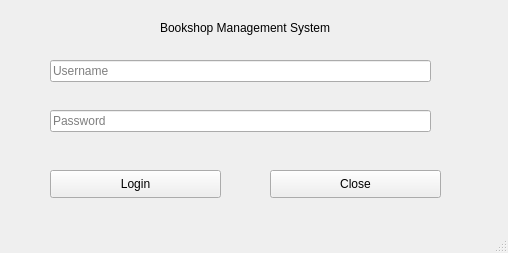
<?xml version="1.0" encoding="UTF-8"?>
<ui version="4.0">
 <class>Login</class>
 <widget class="QMainWindow" name="Login">
  <property name="geometry">
   <rect>
    <x>0</x>
    <y>0</y>
    <width>508</width>
    <height>253</height>
   </rect>
  </property>
  <property name="windowTitle">
   <string>Login</string>
  </property>
  <widget class="QWidget" name="centralwidget">
   <widget class="QPushButton" name="login_btn">
    <property name="geometry">
     <rect>
      <x>50</x>
      <y>170</y>
      <width>171</width>
      <height>28</height>
     </rect>
    </property>
    <property name="text">
     <string>Login</string>
    </property>
   </widget>
   <widget class="QPushButton" name="cancel_btn">
    <property name="geometry">
     <rect>
      <x>270</x>
      <y>170</y>
      <width>171</width>
      <height>28</height>
     </rect>
    </property>
    <property name="text">
     <string>Close</string>
    </property>
   </widget>
   <widget class="QLabel" name="title_label">
    <property name="geometry">
     <rect>
      <x>160</x>
      <y>20</y>
      <width>181</width>
      <height>16</height>
     </rect>
    </property>
    <property name="text">
     <string>Bookshop Management System</string>
    </property>
   </widget>
   <widget class="QLineEdit" name="user_le">
    <property name="geometry">
     <rect>
      <x>50</x>
      <y>60</y>
      <width>381</width>
      <height>22</height>
     </rect>
    </property>
    <property name="text">
     <string/>
    </property>
    <property name="placeholderText">
     <string>Username</string>
    </property>
   </widget>
   <widget class="QLineEdit" name="pass_le">
    <property name="geometry">
     <rect>
      <x>50</x>
      <y>110</y>
      <width>381</width>
      <height>22</height>
     </rect>
    </property>
    <property name="cursor">
     <cursorShape>IBeamCursor</cursorShape>
    </property>
    <property name="focusPolicy">
     <enum>Qt::StrongFocus</enum>
    </property>
    <property name="inputMethodHints">
     <set>Qt::ImhHiddenText|Qt::ImhNoAutoUppercase|Qt::ImhSensitiveData</set>
    </property>
    <property name="text">
     <string/>
    </property>
    <property name="placeholderText">
     <string>Password</string>
    </property>
   </widget>
  </widget>
  <widget class="QMenuBar" name="menubar">
   <property name="geometry">
    <rect>
     <x>0</x>
     <y>0</y>
     <width>508</width>
     <height>26</height>
    </rect>
   </property>
  </widget>
  <widget class="QStatusBar" name="statusbar"/>
 </widget>
 <resources/>
 <connections/>
</ui>
